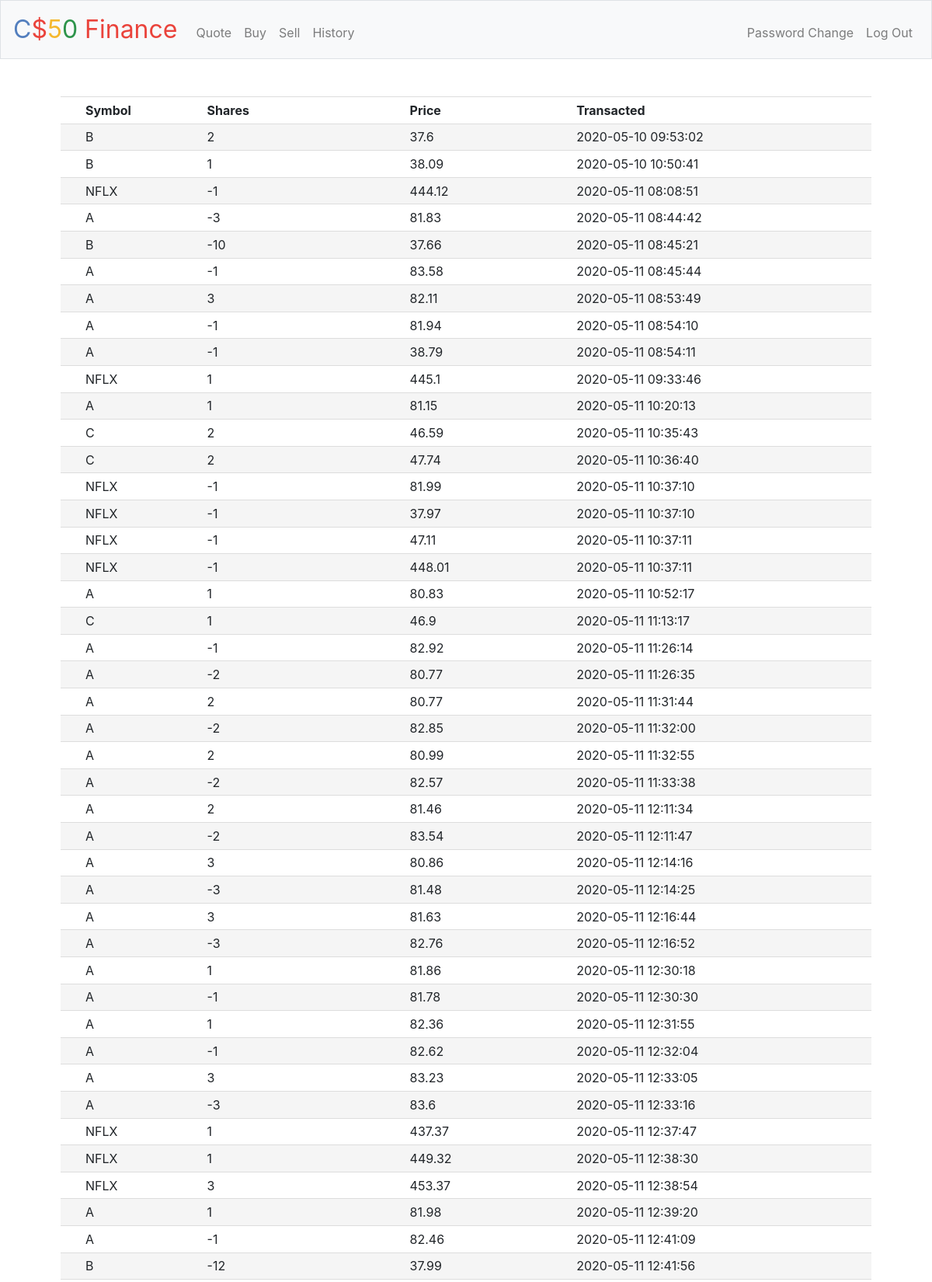
Screenshot of /history (signed in, upper part) with the database file from the repository.
### tables this page shows
CREATE TABLE 'shares' ('id' integer PRIMARY KEY AUTOINCREMENT NOT NULL,'user_id' integer,'symbol' text,'name' text, 'shares' integer,'price' numeric,'status' smallint,'date' datetime);

### application.py (the view)
@app.route("/history")
@login_required
def history():
    sh_history = db.execute("SELECT symbol, shares, price, date FROM shares WHERE user_id=:user_id", user_id=session["user_id"])
    session["sh_history"] = sh_history
    return render_template("history.html")

### application.py (called while the page is built)
@app.after_request
def after_request(response):
    response.headers["Cache-Control"] = "no-cache, no-store, must-revalidate"
    response.headers["Expires"] = 0
    response.headers["Pragma"] = "no-cache"
    return response

### helpers.py (called while the page is built)
def login_required(f):
    @wraps(f)
    def decorated_function(*args, **kwargs):
        if session.get("user_id") is None:
            return redirect("/login")
        return f(*args, **kwargs)
    return decorated_function

### templates/history.html (shortened to what this page needs)
{% extends "layout.html" %}
{% block main %}
    <table id="mySTable">
        <tr><th width=15%>Symbol</th><th width=25%>Shares</th><th>Price</th><th>Transacted</th></tr>
        {% for list in session["sh_history"] %}
            <tr>
                <td>{{ list["symbol"] }}</td>
                <td>{{ list["shares"] }}</td>
                <td>{{ list["price"] }}</td>
                <td>{{ list["date"] }}</td>
            </tr>
        {% endfor %}
    </table>
{% endblock %}

### templates/layout.html (shortened to what this page needs)
<!DOCTYPE html>
<html lang="en">
    <head>
        <link href="https://maxcdn.bootstrapcdn.com/bootstrap/4.1.3/css/bootstrap.min.css" rel="stylesheet">
        <link href="/static/styles.css" rel="stylesheet">
    </head>
    <body>
        <nav class="navbar navbar-expand-md navbar-light bg-light border">
            <a class="navbar-brand" href="/"><span class="blue">C</span><span class="red">$</span><span class="yellow">5</span><span class="green">0</span> <span class="red">Finance</span></a>
            <div class="collapse navbar-collapse" id="navbar">
                {% if session.user_id %}
                    <ul class="navbar-nav mr-auto mt-2">
                        <li class="nav-item"><a class="nav-link" href="/quote">Quote</a></li>
                        <li class="nav-item"><a class="nav-link" href="/buy">Buy</a></li>
                        <li class="nav-item"><a class="nav-link" href="/sell">Sell</a></li>
                        <li class="nav-item"><a class="nav-link" href="/history">History</a></li>
                    </ul>
                    <ul class="navbar-nav ml-auto mt-2">
                        <li class="nav-item"><a class="nav-link" href="/pwdchange">Password Change</a></li>
                        <li class="nav-item"><a class="nav-link" href="/logout">Log Out</a></li>
                    </ul>
                {% else %}
                    <ul class="navbar-nav ml-auto mt-2">
                        <li class="nav-item"><a class="nav-link" href="/register">Register</a></li>
                        <li class="nav-item"><a class="nav-link" href="/login">Log In</a></li>
                    </ul>
                {% endif %}
            </div>
        </nav>
        <main class="container p-5">
            {% block main %}{% endblock %}
        </main>
    </body>
</html>

### static/styles.css (style rules this page uses)
nav .navbar-brand { font-size: xx-large; }
nav .navbar-brand .blue { color: #537fbe; }
nav .navbar-brand .red { color: #ea433b; }
nav .navbar-brand .yellow { color: #f5b82e; }
nav .navbar-brand .green { color: #2e944b; }
main { overflow-x: auto; text-align: center; }

### templates/history.html (style rules this page uses)
table { width: 100%; margin: auto; }
td, th { text-align: left; border-top: 1px solid #DDDDDD; padding: .3em 2em; }
tr:nth-child(odd) { background-color:#FFFFFF; }
tr:nth-child(even) { background-color:#F5F5F5; }

### rows the page displays
shares: symbol "B", shares "2", price "37.6", date "2020-05-10 09:53:02"
shares: symbol "B", shares "1", price "38.09", date "2020-05-10 10:50:41"
shares: symbol "NFLX", shares "-1", price "444.12", date "2020-05-11 08:08:51"
shares: symbol "A", shares "-3", price "81.83", date "2020-05-11 08:44:42"
shares: symbol "B", shares "-10", price "37.66", date "2020-05-11 08:45:21"
shares: symbol "A", shares "-1", price "83.58", date "2020-05-11 08:45:44"
shares: symbol "A", shares "3", price "82.11", date "2020-05-11 08:53:49"
shares: symbol "A", shares "-1", price "81.94", date "2020-05-11 08:54:10"
shares: symbol "A", shares "-1", price "38.79", date "2020-05-11 08:54:11"
shares: symbol "NFLX", shares "1", price "445.1", date "2020-05-11 09:33:46"
shares: symbol "A", shares "1", price "81.15", date "2020-05-11 10:20:13"
shares: symbol "C", shares "2", price "46.59", date "2020-05-11 10:35:43"
shares: symbol "C", shares "2", price "47.74", date "2020-05-11 10:36:40"
shares: symbol "NFLX", shares "-1", price "81.99", date "2020-05-11 10:37:10"
shares: symbol "NFLX", shares "-1", price "37.97", date "2020-05-11 10:37:10"
shares: symbol "NFLX", shares "-1", price "47.11", date "2020-05-11 10:37:11"
shares: symbol "NFLX", shares "-1", price "448.01", date "2020-05-11 10:37:11"
shares: symbol "A", shares "1", price "80.83", date "2020-05-11 10:52:17"
shares: symbol "C", shares "1", price "46.9", date "2020-05-11 11:13:17"
shares: symbol "A", shares "-1", price "82.92", date "2020-05-11 11:26:14"
shares: symbol "A", shares "-2", price "80.77", date "2020-05-11 11:26:35"
shares: symbol "A", shares "2", price "80.77", date "2020-05-11 11:31:44"
shares: symbol "A", shares "-2", price "82.85", date "2020-05-11 11:32:00"
shares: symbol "A", shares "2", price "80.99", date "2020-05-11 11:32:55"
shares: symbol "A", shares "-2", price "82.57", date "2020-05-11 11:33:38"
shares: symbol "A", shares "2", price "81.46", date "2020-05-11 12:11:34"
shares: symbol "A", shares "-2", price "83.54", date "2020-05-11 12:11:47"
shares: symbol "A", shares "3", price "80.86", date "2020-05-11 12:14:16"
shares: symbol "A", shares "-3", price "81.48", date "2020-05-11 12:14:25"
shares: symbol "A", shares "3", price "81.63", date "2020-05-11 12:16:44"
shares: symbol "A", shares "-3", price "82.76", date "2020-05-11 12:16:52"
shares: symbol "A", shares "1", price "81.86", date "2020-05-11 12:30:18"
shares: symbol "A", shares "-1", price "81.78", date "2020-05-11 12:30:30"
shares: symbol "A", shares "1", price "82.36", date "2020-05-11 12:31:55"
shares: symbol "A", shares "-1", price "82.62", date "2020-05-11 12:32:04"
shares: symbol "A", shares "3", price "83.23", date "2020-05-11 12:33:05"
shares: symbol "A", shares "-3", price "83.6", date "2020-05-11 12:33:16"
shares: symbol "NFLX", shares "1", price "437.37", date "2020-05-11 12:37:47"
shares: symbol "NFLX", shares "1", price "449.32", date "2020-05-11 12:38:30"
shares: symbol "NFLX", shares "3", price "453.37", date "2020-05-11 12:38:54"
shares: symbol "A", shares "1", price "81.98", date "2020-05-11 12:39:20"
shares: symbol "A", shares "-1", price "82.46", date "2020-05-11 12:41:09"
shares: symbol "B", shares "-12", price "37.99", date "2020-05-11 12:41:56"
